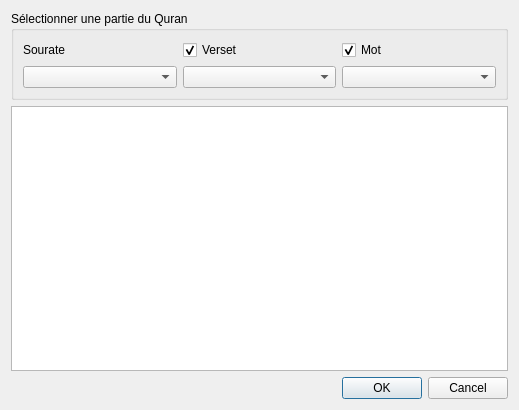
<?xml version="1.0" encoding="UTF-8"?>
<ui version="4.0">
 <class>SelectorDialog</class>
 <widget class="QDialog" name="SelectorDialog">
  <property name="geometry">
   <rect>
    <x>0</x>
    <y>0</y>
    <width>519</width>
    <height>410</height>
   </rect>
  </property>
  <property name="windowTitle">
   <string>Projet TALN - Sélectionner</string>
  </property>
  <property name="locale">
   <locale language="French" country="France"/>
  </property>
  <layout class="QVBoxLayout" name="verticalLayout">
   <item>
    <widget class="QGroupBox" name="selectGroupBox">
     <property name="sizePolicy">
      <sizepolicy hsizetype="Preferred" vsizetype="Maximum">
       <horstretch>0</horstretch>
       <verstretch>0</verstretch>
      </sizepolicy>
     </property>
     <property name="title">
      <string>Sélectionner une partie du Quran</string>
     </property>
     <layout class="QGridLayout" name="gridLayout">
      <item row="0" column="0">
       <widget class="QLabel" name="souratLabel">
        <property name="text">
         <string>Sourate</string>
        </property>
       </widget>
      </item>
      <item row="1" column="0">
       <widget class="QComboBox" name="souratComboBox"/>
      </item>
      <item row="1" column="1">
       <widget class="QComboBox" name="ayatComboBox"/>
      </item>
      <item row="1" column="2">
       <widget class="QComboBox" name="wordComboBox"/>
      </item>
      <item row="0" column="1">
       <widget class="QCheckBox" name="ayatCheckBox">
        <property name="text">
         <string>Verset</string>
        </property>
        <property name="checked">
         <bool>true</bool>
        </property>
       </widget>
      </item>
      <item row="0" column="2">
       <widget class="QCheckBox" name="wordCheckBox">
        <property name="text">
         <string>Mot</string>
        </property>
        <property name="checked">
         <bool>true</bool>
        </property>
       </widget>
      </item>
     </layout>
    </widget>
   </item>
   <item>
    <widget class="QTextEdit" name="selectedTextEdit">
     <property name="readOnly">
      <bool>true</bool>
     </property>
    </widget>
   </item>
   <item>
    <widget class="QDialogButtonBox" name="buttonsBox">
     <property name="orientation">
      <enum>Qt::Horizontal</enum>
     </property>
     <property name="standardButtons">
      <set>QDialogButtonBox::Cancel|QDialogButtonBox::Ok</set>
     </property>
    </widget>
   </item>
  </layout>
 </widget>
 <resources/>
 <connections>
  <connection>
   <sender>buttonsBox</sender>
   <signal>accepted()</signal>
   <receiver>SelectorDialog</receiver>
   <slot>accept()</slot>
   <hints>
    <hint type="sourcelabel">
     <x>248</x>
     <y>254</y>
    </hint>
    <hint type="destinationlabel">
     <x>157</x>
     <y>274</y>
    </hint>
   </hints>
  </connection>
  <connection>
   <sender>buttonsBox</sender>
   <signal>rejected()</signal>
   <receiver>SelectorDialog</receiver>
   <slot>reject()</slot>
   <hints>
    <hint type="sourcelabel">
     <x>316</x>
     <y>260</y>
    </hint>
    <hint type="destinationlabel">
     <x>286</x>
     <y>274</y>
    </hint>
   </hints>
  </connection>
 </connections>
</ui>
